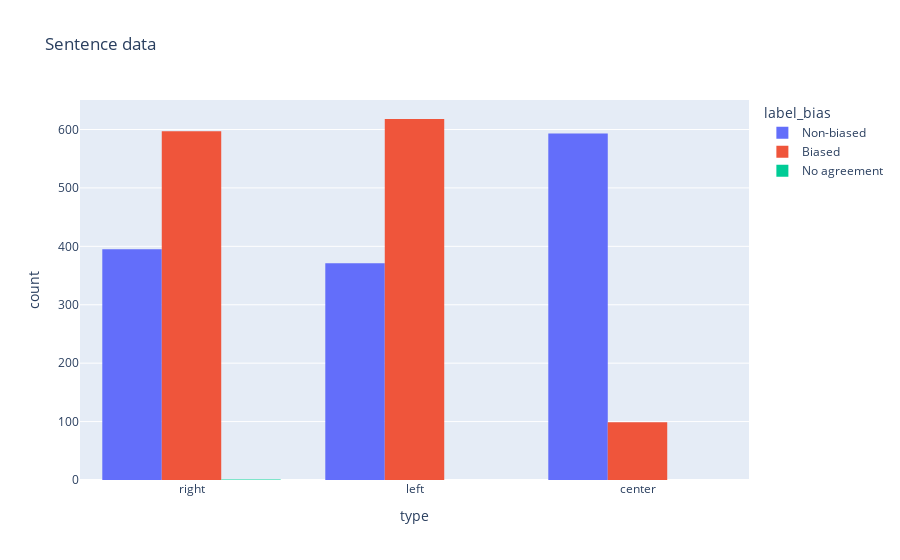

The notebook cell saved with this chart:
### Markdown cell above
### Bias VS type of outlet

### Code cell
px.histogram(df1, x='type', color='label_bias', barmode='group', title='Sentence data')
# fig2 = px.histogram(df2, x='type', color='label_bias')

### Figure 1 — Plotly figure (JSON) as saved in the notebook; plotly's stock layout.template omitted (floating-point values rounded to 4 significant figures; data arrays with more than 128 entries replaced by an {"elided": "..."} marker saying what was removed)
{"data": [{"alignmentgroup": "True", "bingroup": "x", "hovertemplate": "label_bias=Non-biased<br>type=%{x}<br>count=%{y}<extra></extra>", "legendgroup": "Non-biased", "marker": {"color": "#636efa", "pattern": {"shape": ""}}, "name": "Non-biased", "offsetgroup": "Non-biased", "orientation": "v", "showlegend": true, "type": "histogram", "x": {"elided": "1863 str values"}, "xaxis": "x", "yaxis": "y"}, {"alignmentgroup": "True", "bingroup": "x", "hovertemplate": "label_bias=Biased<br>type=%{x}<br>count=%{y}<extra></extra>", "legendgroup": "Biased", "marker": {"color": "#EF553B", "pattern": {"shape": ""}}, "name": "Biased", "offsetgroup": "Biased", "orientation": "v", "showlegend": true, "type": "histogram", "x": {"elided": "1810 str values"}, "xaxis": "x", "yaxis": "y"}, {"alignmentgroup": "True", "bingroup": "x", "hovertemplate": "label_bias=No agreement<br>type=%{x}<br>count=%{y}<extra></extra>", "legendgroup": "No agreement", "marker": {"color": "#00cc96", "pattern": {"shape": ""}}, "name": "No agreement", "offsetgroup": "No agreement", "orientation": "v", "showlegend": true, "type": "histogram", "x": ["right"], "xaxis": "x", "yaxis": "y"}], "layout": {"barmode": "group", "legend": {"title": {"text": "label_bias"}, "tracegroupgap": 0}, "title": {"text": "Sentence data"}, "xaxis": {"anchor": "y", "domain": [0, 1], "title": {"text": "type"}}, "yaxis": {"anchor": "x", "domain": [0, 1], "title": {"text": "count"}}}}
